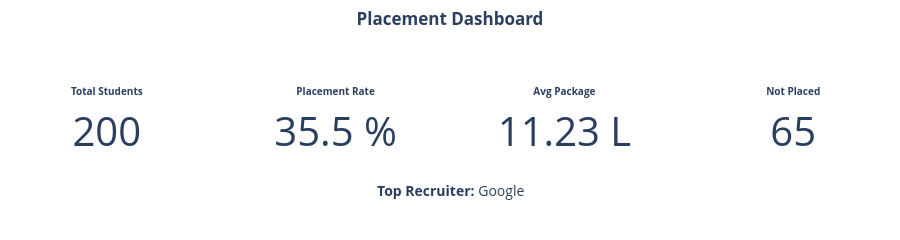

The code cell stored with this chart in its notebook:
### Markdown cell above
### KPI

### Code cell
# ── Clean columns ──
dt.columns = dt.columns.str.strip().str.lower()
dt['status'] = dt['status'].str.strip()

# ── Compute KPIs ──
total_students    = len(dt)
placed_count      = (dt['status'] == 'Placed').sum()
not_placed_count  = (dt['status'] == 'Not Placed').sum()
placement_rate    = round(placed_count / total_students * 100, 1) if total_students else 0
avg_package       = round(dt['package(rs.l)'].dropna().mean(), 2)

# ✅ FIX: define top_company
top_company = dt.loc[dt['company'].notna(), 'company'].value_counts().idxmax()

# ── Figure ──
fig = go.Figure()

# Helper
def add_kpi(value, title, x_pos, suffix=""):
    fig.add_trace(go.Indicator(
        mode="number",
        value=value,
        title={"text": f"<b>{title}</b>"},
        number={
            "font": {"size": 40},
            "suffix": suffix
        },
        domain={'x': x_pos, 'y': [0, 1]}
    ))

# ── KPIs ──
add_kpi(total_students,   "Total Students",   [0.00, 0.22])
add_kpi(placement_rate,   "Placement Rate",   [0.26, 0.48], " %")
add_kpi(avg_package,      "Avg Package",      [0.52, 0.74], " L")
add_kpi(not_placed_count, "Not Placed",       [0.78, 1.00])

# ── Top Recruiter (clean position) ──
fig.add_annotation(
    x=0.5, y=0.05,   # ✅ FIXED POSITION
    text=f"<b>Top Recruiter:</b> {top_company}",
    showarrow=False,
    xref="paper", yref="paper",
    font=dict(size=14),
    align="center"
)

# ── Layout ──
fig.update_layout(
    title_text="<b>Placement Dashboard</b>",
    title_x=0.5,
    height=220,
    margin=dict(t=50, b=30, l=10, r=10),  # more bottom space
    template="plotly_white"
)

fig.show()

### Figure 1 — Plotly figure (JSON) as saved in the notebook; plotly's stock layout.template omitted (floating-point values rounded to 4 significant figures)
{"data": [{"domain": {"x": [0, 0.22], "y": [0, 1]}, "mode": "number", "number": {"font": {"size": 40}, "suffix": ""}, "title": {"text": "<b>Total Students</b>"}, "type": "indicator", "value": 200}, {"domain": {"x": [0.26, 0.48], "y": [0, 1]}, "mode": "number", "number": {"font": {"size": 40}, "suffix": " %"}, "title": {"text": "<b>Placement Rate</b>"}, "type": "indicator", "value": 35.5}, {"domain": {"x": [0.52, 0.74], "y": [0, 1]}, "mode": "number", "number": {"font": {"size": 40}, "suffix": " L"}, "title": {"text": "<b>Avg Package</b>"}, "type": "indicator", "value": 11.23}, {"domain": {"x": [0.78, 1], "y": [0, 1]}, "mode": "number", "number": {"font": {"size": 40}, "suffix": ""}, "title": {"text": "<b>Not Placed</b>"}, "type": "indicator", "value": 65}], "layout": {"annotations": [{"align": "center", "font": {"size": 14}, "showarrow": false, "text": "<b>Top Recruiter:</b> Google", "x": 0.5, "xref": "paper", "y": 0.05, "yref": "paper"}], "height": 220, "margin": {"b": 30, "l": 10, "r": 10, "t": 50}, "title": {"text": "<b>Placement Dashboard</b>", "x": 0.5}}}
